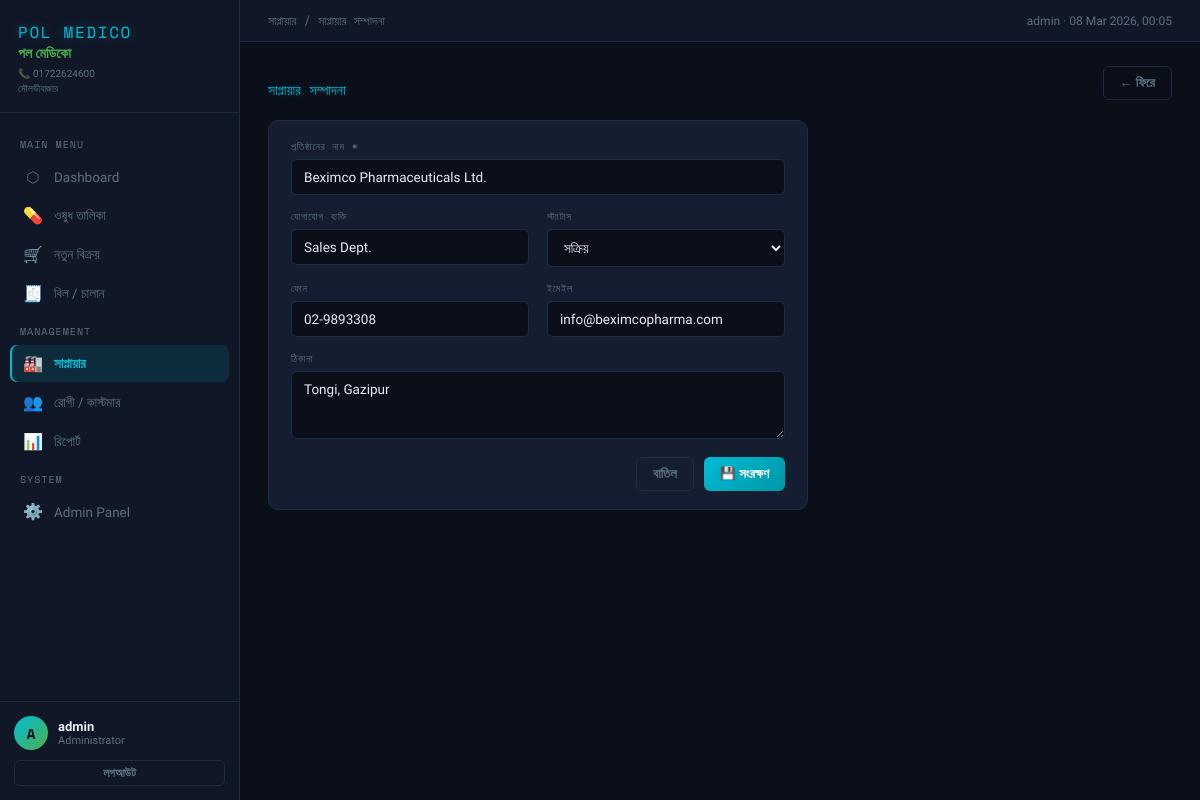
/suppliers/2/edit/ (signed in), run on the app's committed database.
### pharmacy/models.py (models this page shows, shortened)
class UserProfile(models.Model):
    ROLES = [
        ('admin', 'Administrator'),
        ('pharmacist', 'Pharmacist / ফার্মাসিস্ট'),
        ('staff', 'Staff / স্টাফ'),
    ]
    user = models.OneToOneField(User, on_delete=models.CASCADE, related_name='profile')
    role = models.CharField(max_length=20, choices=ROLES, default='staff')
    phone = models.CharField(max_length=20, blank=True)
    created_at = models.DateTimeField(auto_now_add=True)
    class Meta:
        verbose_name = "User Profile"

class Supplier(models.Model):
    STATUS_CHOICES = [('active', 'সক্রিয়'), ('inactive', 'নিষ্ক্রিয়')]
    name = models.CharField(max_length=200, unique=True)
    contact_person = models.CharField(max_length=100, blank=True)
    phone = models.CharField(max_length=20, blank=True)
    email = models.EmailField(blank=True)
    address = models.TextField(blank=True)
    status = models.CharField(max_length=10, choices=STATUS_CHOICES, default='active')
    created_at = models.DateTimeField(auto_now_add=True)
    updated_at = models.DateTimeField(auto_now=True)
    class Meta:
        ordering = ['name']

### pharmacy/views.py (the view)
# urls.py: path('suppliers/<int:pk>/edit/', views.supplier_edit, name='supplier_edit'),
@login_required
def supplier_edit(request, pk):
    supplier = get_object_or_404(Supplier, pk=pk)
    form = SupplierForm(request.POST or None, instance=supplier)
    if form.is_valid():
        supplier = form.save()
        messages.success(request, f'"{supplier.name}" আপডেট হয়েছে।')
        return redirect('supplier_list')
    return render(request, 'pharmacy/supplier_form.html', {'form': form, 'title': 'সাপ্লায়ার সম্পাদনা', 'supplier': supplier, 'pharmacy': PHARMACY_INFO})

### pharmacy/forms.py
class SupplierForm(forms.ModelForm):
    class Meta:
        model = Supplier
        fields = ['name', 'contact_person', 'phone', 'email', 'address', 'status']
        widgets = {
            'name': forms.TextInput(attrs={'class': 'form-input'}),
            'contact_person': forms.TextInput(attrs={'class': 'form-input'}),
            'phone': forms.TextInput(attrs={'class': 'form-input'}),
            'email': forms.EmailInput(attrs={'class': 'form-input'}),
            'address': forms.Textarea(attrs={'class': 'form-input', 'rows': '3'}),
            'status': forms.Select(attrs={'class': 'form-input'}),
        }

### pharmacy/templates/pharmacy/supplier_form.html (shortened to what this page needs)
{% extends "pharmacy/base.html" %}
{% block nav_sup %}active{% endblock %}
{% block breadcrumb %}সাপ্লায়ার / {{ title }}{% endblock %}
{% block content %}
<div class="page-header"><div><div class="page-title">{{ title|upper }}</div></div><a href="{% url 'supplier_list' %}" class="btn btn-ghost">← ফিরে</a></div>
<div style="max-width:540px"><div class="card card-body"><form method="post">{% csrf_token %}
  <div class="form-group"><label class="form-label">প্রতিষ্ঠানের নাম *</label>{{ form.name }}</div>
  <div class="grid-2"><div class="form-group"><label class="form-label">যোগাযোগ ব্যক্তি</label>{{ form.contact_person }}</div><div class="form-group"><label class="form-label">স্ট্যাটাস</label>{{ form.status }}</div></div>
  <div class="grid-2"><div class="form-group"><label class="form-label">ফোন</label>{{ form.phone }}</div><div class="form-group"><label class="form-label">ইমেইল</label>{{ form.email }}</div></div>
  <div class="form-group"><label class="form-label">ঠিকানা</label>{{ form.address }}</div>
  <div style="display:flex;gap:10px;justify-content:flex-end"><a href="{% url 'supplier_list' %}" class="btn btn-ghost">বাতিল</a><button type="submit" class="btn btn-primary">💾 সংরক্ষণ</button></div>
</form></div></div>
{% endblock %}

### pharmacy/templates/pharmacy/base.html (shortened to what this page needs)
{% load static %}
<!DOCTYPE html>
<html lang="bn">
<head>
</head>
<body>
  <aside class="sidebar">
    <div class="sidebar-logo">
      <div class="logo-en">POL MEDICO</div>
      <div class="logo-bn">পল মেডিকো</div>
      <div class="logo-sub">📞 {{ pharmacy.phone }}<br>মৌলভীবাজার</div>
    </div>
    <nav>
      <div class="nav-section">Main Menu</div>
      <a href="{% url 'dashboard' %}" class="nav-link {% block nav_dash %}{% endblock %}"><span class="icon">⬡</span> Dashboard</a>
      <a href="{% url 'medicine_list' %}" class="nav-link {% block nav_med %}{% endblock %}"><span class="icon">💊</span> ওষুধ তালিকা</a>
      <a href="{% url 'bill_create' %}" class="nav-link {% block nav_sell %}{% endblock %}"><span class="icon">🛒</span> নতুন বিক্রয়</a>
      <a href="{% url 'bill_list' %}" class="nav-link {% block nav_bill %}{% endblock %}"><span class="icon">🧾</span> বিল / চালান</a>
      <div class="nav-section">Management</div>
      <a href="{% url 'supplier_list' %}" class="nav-link {% block nav_sup %}{% endblock %}"><span class="icon">🏭</span> সাপ্লায়ার</a>
      <a href="{% url 'customer_list' %}" class="nav-link {% block nav_cust %}{% endblock %}"><span class="icon">👥</span> রোগী / কাস্টমার</a>
      <a href="{% url 'reports' %}" class="nav-link {% block nav_rep %}{% endblock %}"><span class="icon">📊</span> রিপোর্ট</a>
      {% if user.is_superuser %}
      <div class="nav-section">System</div>
      <a href="{% url 'admin:index' %}" class="nav-link"><span class="icon">⚙️</span> Admin Panel</a>
      {% endif %}
    </nav>
    <div class="sidebar-user">
      <div class="user-row">
        <div class="user-avatar">{{ user.username|first|upper }}</div>
        <div>
          <div class="user-name">{{ user.username }}</div>
          <div class="user-role">{% if user.profile %}{{ user.profile.get_role_display }}{% else %}Staff{% endif %}</div>
        </div>
      </div>
      <a href="{% url 'logout' %}" class="btn btn-ghost btn-sm" style="width:100%;justify-content:center">লগআউট</a>
    </div>
  </aside>
  <div class="main">
    <div class="topbar">
      <span class="topbar-left">{% block breadcrumb %}পল মেডিকো{% endblock %}</span>
      <span class="topbar-right">{{ user.username }} · {% now "d M Y, H:i" %}</span>
    </div>
    <div class="content animate">
      {% block content %}{% endblock %}
    </div>
  </div>
</body>
</html>

### pharmacy/templates/pharmacy/base.html (style rules this page uses)
:root { --bg: #0b0f1a; --surface: #101726; --card: #141e30; --border: #1c2d42; --accent: #00bcd4; --accent2: #4caf50; --text: #e8edf5; --muted: #5a7080; --danger: #f44336; --warning: #ff9800; --success: #4caf50; --taka: '৳'; }
* { box-sizing: border-box; margin: 0; padding: 0; }
body { font-family: 'Hind Siliguri', sans-serif; background: var(--bg); color: var(--text); display: flex; min-height: 100vh; }
.sidebar { width: 240px; background: var(--surface); border-right: 1px solid var(--border); display: flex; flex-direction: column; position: fixed; top: 0; left: 0; height: 100vh; z-index: 100; }
.sidebar-logo { padding: 20px 18px 16px; border-bottom: 1px solid var(--border); }
.logo-en { font-family: 'Space Mono', monospace; font-size: 16px; color: var(--accent); letter-spacing: 0.1em; text-shadow: 0 0 12px rgba(0,188,212,0.4); }
.logo-bn { font-size: 14px; color: var(--accent2); font-weight: 600; margin-top: 1px; }
.logo-sub { font-size: 10px; color: var(--muted); margin-top: 4px; line-height: 1.5; }
nav { flex: 1; padding: 14px 10px; overflow-y: auto; }
.nav-section { font-size: 10px; color: var(--muted); text-transform: uppercase; letter-spacing: 0.1em; padding: 10px 10px 6px; font-family: 'Space Mono', monospace; }
.nav-link { display: flex; align-items: center; gap: 10px; padding: 9px 12px; border-radius: 7px; color: var(--muted); text-decoration: none; font-size: 13.5px; font-weight: 500; margin-bottom: 2px; transition: all 0.15s; }
.nav-link.active { background: rgba(0,188,212,0.12); color: var(--accent); box-shadow: inset 2px 0 0 var(--accent); font-weight: 600; }
.nav-link .icon { font-size: 16px; width: 22px; text-align: center; }
.sidebar-user { padding: 14px; border-top: 1px solid var(--border); }
.user-row { display: flex; align-items: center; gap: 10px; margin-bottom: 10px; }
.user-avatar { width: 34px; height: 34px; border-radius: 50%; background: linear-gradient(135deg, var(--accent), var(--accent2)); display: flex; align-items: center; justify-content: center; font-size: 14px; font-weight: 700; color: var(--bg); flex-shrink: 0; font-family: 'Space Mono', monospace; }
.user-name { font-size: 13px; font-weight: 600; }
.user-role { font-size: 11px; color: var(--muted); }
.main { margin-left: 240px; flex: 1; display: flex; flex-direction: column; min-height: 100vh; }
.topbar { background: var(--surface); border-bottom: 1px solid var(--border); padding: 12px 28px; display: flex; align-items: center; justify-content: space-between; }
.topbar-left { font-size: 12px; color: var(--muted); font-family: 'Space Mono', monospace; }
.topbar-right { font-size: 12px; color: var(--muted); }
.content { padding: 24px 28px; flex: 1; }
.card { background: var(--card); border: 1px solid var(--border); border-radius: 10px; }
.card-body { padding: 18px 22px; }
.btn { border: none; border-radius: 6px; cursor: pointer; font-family: 'Hind Siliguri', sans-serif; font-size: 13px; font-weight: 600; padding: 8px 16px; transition: all 0.2s; display: inline-flex; align-items: center; gap: 6px; text-decoration: none; white-space: nowrap; }
.btn-primary { background: linear-gradient(135deg, var(--accent), #0097a7); color: #fff; }
.btn-ghost { background: transparent; color: var(--muted); border: 1px solid var(--border); }
.btn-sm { padding: 5px 10px; font-size: 12px; }
.form-group { margin-bottom: 14px; }
.form-label { display: block; font-size: 10px; color: var(--muted); text-transform: uppercase; letter-spacing: 0.08em; margin-bottom: 5px; font-family: 'Space Mono', monospace; }
.form-input { background: var(--bg); border: 1px solid var(--border); border-radius: 6px; color: var(--text); font-family: 'Hind Siliguri', sans-serif; font-size: 13.5px; padding: 9px 12px; outline: none; transition: border-color 0.2s; width: 100%; }
select.form-input option { background: var(--bg); }
textarea.form-input { resize: vertical; }
.grid-2 { display: grid; grid-template-columns: 1fr 1fr; gap: 18px; }
.page-header { display: flex; justify-content: space-between; align-items: flex-end; margin-bottom: 20px; flex-wrap: wrap; gap: 10px; }
.page-title { font-family: 'Space Mono', monospace; font-size: 14px; color: var(--accent); text-shadow: 0 0 10px rgba(0,188,212,0.35); }
.animate { animation: fadeUp 0.3s ease forwards; }

### data on the page
Supplier: name "Beximco Pharmaceuticals Ltd.", contact_person "Sales Dept.", status "সক্রিয়", phone "02-9893308", email "info@beximcopharma.com", address "Tongi, Gazipur"

### other printed values
{{ pharmacy.phone }} "01722624600"
{{ user.username|first|upper }} "A"
{{ user.username }} "admin"
{{ user.profile.get_role_display }} "Administrator"
{{ title }} "সাপ্লায়ার সম্পাদনা"
{{ title|upper }} "সাপ্লায়ার সম্পাদনা"
